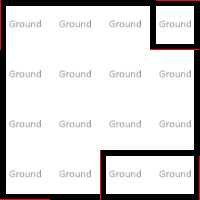

Rendered tile map (Tiled .tmx) drawn with the repository's tilesets; below, a short description and the full map source, tile grids included:
An orthogonal 4x4 tile map with 50x50 px tiles, 3 tile layers (Ground, Walls, InnerWalls), 1 hidden layer not drawn, 2 tilesets and 2 objects.

<map version="1.8" tiledversion="1.8.1" orientation="orthogonal" renderorder="left-up" compressionlevel="0" width="4" height="4" tilewidth="50" tileheight="50" infinite="0" nextlayerid="30" nextobjectid="67">
 <properties>
  <property name="AutoElevate" type="bool" value="false" />
  <property name="NoAgents" type="bool" value="false" />
  <property name="NoSpawning" type="bool" value="false" />
 </properties>
 <tileset firstgid="1" source="../../_Tiled/Master.tsx" />
 <tileset firstgid="34" source="../../_Tiled/Deco.tsx" />
 <group id="5" name="Floor 0">
  <properties>
   <property name="Height" type="float" value="2.5" />
  </properties>
  <layer id="1" name="Ground" width="4" height="4">
   <properties>
    <property name="Materials" value="[ground]" />
    <property name="Walkable" type="bool" value="true" />
   </properties>
   <data encoding="csv">
4,4,4,4,
4,4,4,4,
4,4,4,4,
4,4,4,4
</data>
  </layer>
  <layer id="28" name="Ceiling" width="4" height="4" visible="0">
   <properties>
    <property name="AtCeiling" type="bool" value="true" />
    <property name="Materials" value="[ceiling]" />
   </properties>
   <data encoding="csv">
3,3,3,0,
3,3,3,0,
3,3,3,0,
0,0,0,0
</data>
  </layer>
  <layer id="3" name="Walls" width="4" height="4">
   <properties>
    <property name="ConnectToCeiling" type="bool" value="true" />
    <property name="Materials" value="[mainWalls]" />
   </properties>
   <data encoding="csv">
2684354566,3221225477,3221225477,3221225478,
2684354565,0,0,1610612741,
2684354565,0,0,1610612741,
6,5,5,1610612742
</data>
  </layer>
  <layer id="29" name="InnerWalls" width="4" height="4">
   <properties>
    <property name="ConnectToCeiling" type="bool" value="true" />
   </properties>
   <data encoding="csv">
0,0,0,6,
0,0,0,0,
0,0,0,0,
0,0,2684354566,3221225477
</data>
  </layer>
  <objectgroup id="4" name="Transitions">
   <object id="65" gid="8" x="150" y="50" width="50" height="50" rotation="-90">
    <properties>
     <property name="OneWay" type="bool" value="true" />
     <property name="TargetZone" value="Level7" />
    </properties>
   </object>
   <object id="66" gid="20" x="100" y="200" width="50" height="50" rotation="-90" />
  </objectgroup>
  <objectgroup id="27" name="Objects" />
 </group>
</map>
